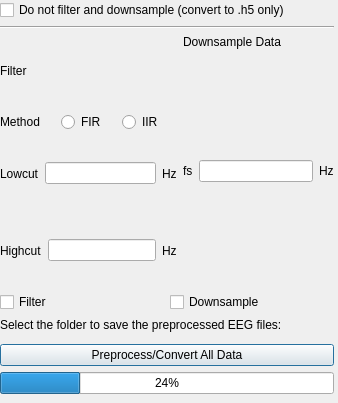
<?xml version="1.0" encoding="UTF-8"?>
<ui version="4.0">
 <class>Dialog</class>
 <widget class="QDialog" name="Dialog">
  <property name="geometry">
   <rect>
    <x>0</x>
    <y>0</y>
    <width>338</width>
    <height>403</height>
   </rect>
  </property>
  <property name="windowTitle">
   <string>Dialog</string>
  </property>
  <widget class="QWidget" name="verticalLayoutWidget">
   <property name="geometry">
    <rect>
     <x>0</x>
     <y>0</y>
     <width>334</width>
     <height>394</height>
    </rect>
   </property>
   <layout class="QVBoxLayout" name="verticalLayout">
    <item>
     <layout class="QHBoxLayout" name="horizontalLayout"/>
    </item>
    <item>
     <widget class="QCheckBox" name="no_option_checkbox">
      <property name="text">
       <string>Do not filter and downsample (convert to .h5 only)</string>
      </property>
     </widget>
    </item>
    <item>
     <widget class="Line" name="line">
      <property name="orientation">
       <enum>Qt::Horizontal</enum>
      </property>
     </widget>
    </item>
    <item>
     <layout class="QHBoxLayout" name="horizontalLayout_2">
      <item>
       <layout class="QVBoxLayout" name="verticalLayout_2">
        <item>
         <widget class="QLabel" name="filter_label">
          <property name="text">
           <string>Filter</string>
          </property>
         </widget>
        </item>
        <item>
         <layout class="QHBoxLayout" name="horizontalLayout_3">
          <item>
           <widget class="QLabel" name="label_3">
            <property name="text">
             <string>Method</string>
            </property>
           </widget>
          </item>
          <item>
           <widget class="QRadioButton" name="fir_filtermethod_radio">
            <property name="text">
             <string>FIR</string>
            </property>
           </widget>
          </item>
          <item>
           <widget class="QRadioButton" name="iir_filtermethod_radio">
            <property name="text">
             <string>IIR</string>
            </property>
           </widget>
          </item>
         </layout>
        </item>
        <item>
         <layout class="QHBoxLayout" name="horizontalLayout_4">
          <item>
           <widget class="QLabel" name="lowcut_freq_label">
            <property name="text">
             <string>Lowcut</string>
            </property>
           </widget>
          </item>
          <item>
           <widget class="QLineEdit" name="lowcut_freq_input"/>
          </item>
          <item>
           <widget class="QLabel" name="label_5">
            <property name="text">
             <string>Hz</string>
            </property>
           </widget>
          </item>
         </layout>
        </item>
        <item>
         <layout class="QHBoxLayout" name="horizontalLayout_5">
          <item>
           <widget class="QLabel" name="highcut_freq_label">
            <property name="text">
             <string>Highcut</string>
            </property>
           </widget>
          </item>
          <item>
           <widget class="QLineEdit" name="highcut_freq_input"/>
          </item>
          <item>
           <widget class="QLabel" name="label_8">
            <property name="text">
             <string>Hz</string>
            </property>
           </widget>
          </item>
         </layout>
        </item>
       </layout>
      </item>
      <item>
       <layout class="QVBoxLayout" name="verticalLayout_3">
        <item>
         <widget class="QLabel" name="downsamp_label">
          <property name="text">
           <string>Downsample Data</string>
          </property>
         </widget>
        </item>
        <item>
         <spacer name="verticalSpacer">
          <property name="orientation">
           <enum>Qt::Vertical</enum>
          </property>
          <property name="sizeHint" stdset="0">
           <size>
            <width>126</width>
            <height>98</height>
           </size>
          </property>
         </spacer>
        </item>
        <item>
         <layout class="QHBoxLayout" name="horizontalLayout_6">
          <item>
           <widget class="QLabel" name="downsamp_freq_label">
            <property name="text">
             <string>fs</string>
            </property>
           </widget>
          </item>
          <item>
           <widget class="QLineEdit" name="downsamp_freq_input"/>
          </item>
          <item>
           <widget class="QLabel" name="label_9">
            <property name="text">
             <string>Hz</string>
            </property>
           </widget>
          </item>
         </layout>
        </item>
        <item>
         <spacer name="verticalSpacer_2">
          <property name="orientation">
           <enum>Qt::Vertical</enum>
          </property>
          <property name="sizeHint" stdset="0">
           <size>
            <width>126</width>
            <height>98</height>
           </size>
          </property>
         </spacer>
        </item>
       </layout>
      </item>
     </layout>
    </item>
    <item>
     <layout class="QHBoxLayout" name="horizontalLayout_8">
      <item>
       <widget class="QCheckBox" name="filter_option_checkbox">
        <property name="text">
         <string>Filter</string>
        </property>
       </widget>
      </item>
      <item>
       <widget class="QCheckBox" name="downsamp_option_checkbox">
        <property name="text">
         <string>Downsample</string>
        </property>
       </widget>
      </item>
     </layout>
    </item>
    <item>
     <widget class="QLabel" name="label_12">
      <property name="text">
       <string>Select the folder to save the preprocessed EEG files:</string>
      </property>
     </widget>
    </item>
    <item>
     <widget class="QWidget" name="uigetdir_widget" native="true"/>
    </item>
    <item>
     <widget class="QPushButton" name="preprocess_data_button">
      <property name="text">
       <string>Preprocess/Convert All Data</string>
      </property>
     </widget>
    </item>
    <item>
     <layout class="QHBoxLayout" name="horizontalLayout_7">
      <item>
       <widget class="QProgressBar" name="preprocessing_progress">
        <property name="value">
         <number>24</number>
        </property>
       </widget>
      </item>
     </layout>
    </item>
   </layout>
  </widget>
 </widget>
 <resources/>
 <connections/>
</ui>
